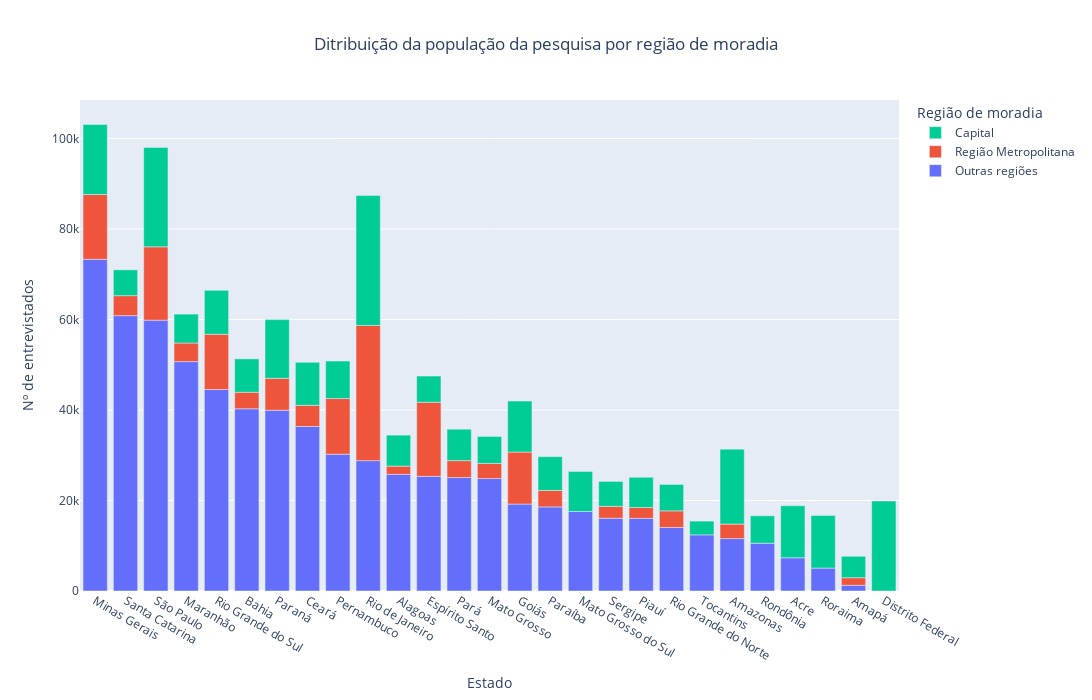

Source (notebook cell):
### Code cell
fig_3 = px.bar(df_results.sort_values(by=['n_regiao_moradia'], ascending=False), x="uf", y="n_regiao_moradia", color="new_regiao_moradia", title="Ditribuição da população da pesquisa por região de moradia",
            labels=dict(uf="Estado", n_regiao_moradia="Nº de entrevistados", new_regiao_moradia="Região de moradia"))

fig_3.update_layout(title_x=0.5, width=1200, height=700, legend_traceorder='reversed')

title_name = fig_3['layout']['title']['text']

plotly.offline.plot(fig_3, filename = f'./plots/{title_name}.html', auto_play=False, auto_open=False)

fig_3.show()

### Figure 1 — Plotly figure (JSON) as saved in the notebook; plotly's stock layout.template omitted (floating-point values rounded to 4 significant figures)
{"data": [{"alignmentgroup": "True", "hovertemplate": "Região de moradia=Outras regiões<br>Estado=%{x}<br>Nº de entrevistados=%{y}<extra></extra>", "legendgroup": "Outras regiões", "marker": {"color": "#636efa", "pattern": {"shape": ""}}, "name": "Outras regiões", "offsetgroup": "Outras regiões", "orientation": "v", "showlegend": true, "textposition": "auto", "type": "bar", "x": ["Minas Gerais", "Santa Catarina", "São Paulo", "Maranhão", "Rio Grande do Sul", "Bahia", "Paraná", "Ceará", "Pernambuco", "Rio de Janeiro", "Alagoas", "Espírito Santo", "Pará", "Mato Grosso", "Goiás", "Paraíba", "Mato Grosso do Sul", "Sergipe", "Piauí", "Rio Grande do Norte", "Tocantins", "Amazonas", "Rondônia", "Acre", "Roraima", "Amapá"], "xaxis": "x", "y": [73311, 60861, 59861, 50702, 44522, 40278, 39953, 36364, 30240, 28815, 25787, 25339, 25077, 24851, 19213, 18589, 17580, 16087, 16064, 14041, 12409, 11588, 10560, 7336, 5069, 1263], "yaxis": "y"}, {"alignmentgroup": "True", "hovertemplate": "Região de moradia=Região Metropolitana<br>Estado=%{x}<br>Nº de entrevistados=%{y}<extra></extra>", "legendgroup": "Região Metropolitana", "marker": {"color": "#EF553B", "pattern": {"shape": ""}}, "name": "Região Metropolitana", "offsetgroup": "Região Metropolitana", "orientation": "v", "showlegend": true, "textposition": "auto", "type": "bar", "x": ["Rio de Janeiro", "Espírito Santo", "São Paulo", "Minas Gerais", "Pernambuco", "Rio Grande do Sul", "Goiás", "Paraná", "Ceará", "Santa Catarina", "Maranhão", "Pará", "Rio Grande do Norte", "Bahia", "Paraíba", "Mato Grosso", "Amazonas", "Sergipe", "Piauí", "Alagoas", "Amapá"], "xaxis": "x", "y": [29880, 16375, 16214, 14321, 12302, 12217, 11499, 7063, 4678, 4413, 4107, 3743, 3675, 3645, 3640, 3343, 3200, 2626, 2384, 1814, 1672], "yaxis": "y"}, {"alignmentgroup": "True", "hovertemplate": "Região de moradia=Capital<br>Estado=%{x}<br>Nº de entrevistados=%{y}<extra></extra>", "legendgroup": "Capital", "marker": {"color": "#00cc96", "pattern": {"shape": ""}}, "name": "Capital", "offsetgroup": "Capital", "orientation": "v", "showlegend": true, "textposition": "auto", "type": "bar", "x": ["Rio de Janeiro", "São Paulo", "Distrito Federal", "Amazonas", "Minas Gerais", "Paraná", "Roraima", "Acre", "Goiás", "Rio Grande do Sul", "Ceará", "Mato Grosso do Sul", "Pernambuco", "Paraíba", "Bahia", "Pará", "Alagoas", "Piauí", "Maranhão", "Rondônia", "Mato Grosso", "Rio Grande do Norte", "Espírito Santo", "Santa Catarina", "Sergipe", "Amapá", "Tocantins"], "xaxis": "x", "y": [28710, 21946, 19906, 16567, 15464, 12968, 11605, 11498, 11265, 9707, 9494, 8854, 8269, 7458, 7387, 6944, 6849, 6689, 6391, 6062, 5962, 5836, 5797, 5716, 5503, 4742, 3037], "yaxis": "y"}], "layout": {"barmode": "relative", "height": 700, "legend": {"title": {"text": "Região de moradia"}, "tracegroupgap": 0, "traceorder": "reversed"}, "title": {"text": "Ditribuição da população da pesquisa por região de moradia", "x": 0.5}, "width": 1200, "xaxis": {"anchor": "y", "domain": [0, 1], "title": {"text": "Estado"}}, "yaxis": {"anchor": "x", "domain": [0, 1], "title": {"text": "Nº de entrevistados"}}}}
